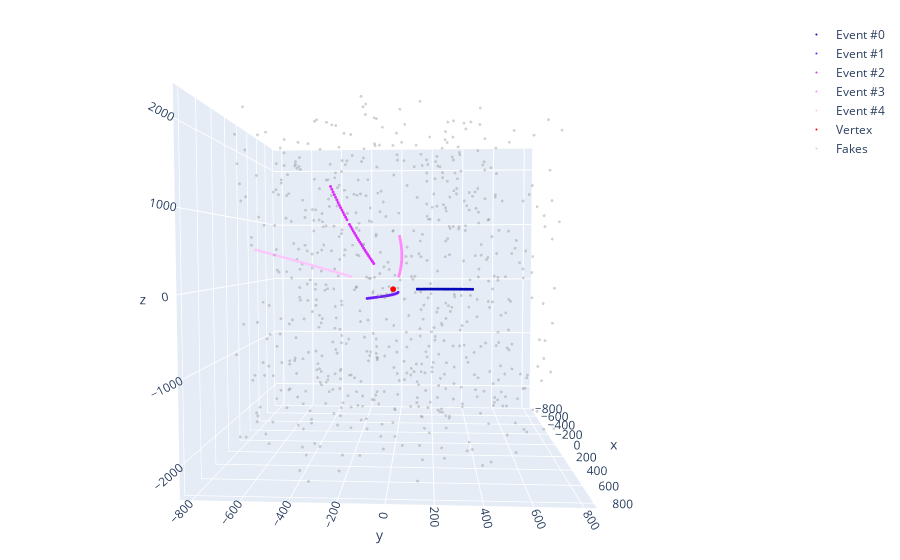

The code cell stored with this chart in its notebook:
### Code cell
draw_event(
    hits=event.hits,
    fakes=event.fakes,
    vertex=event.vertex.numpy,
    labels=event.track_ids,
)
